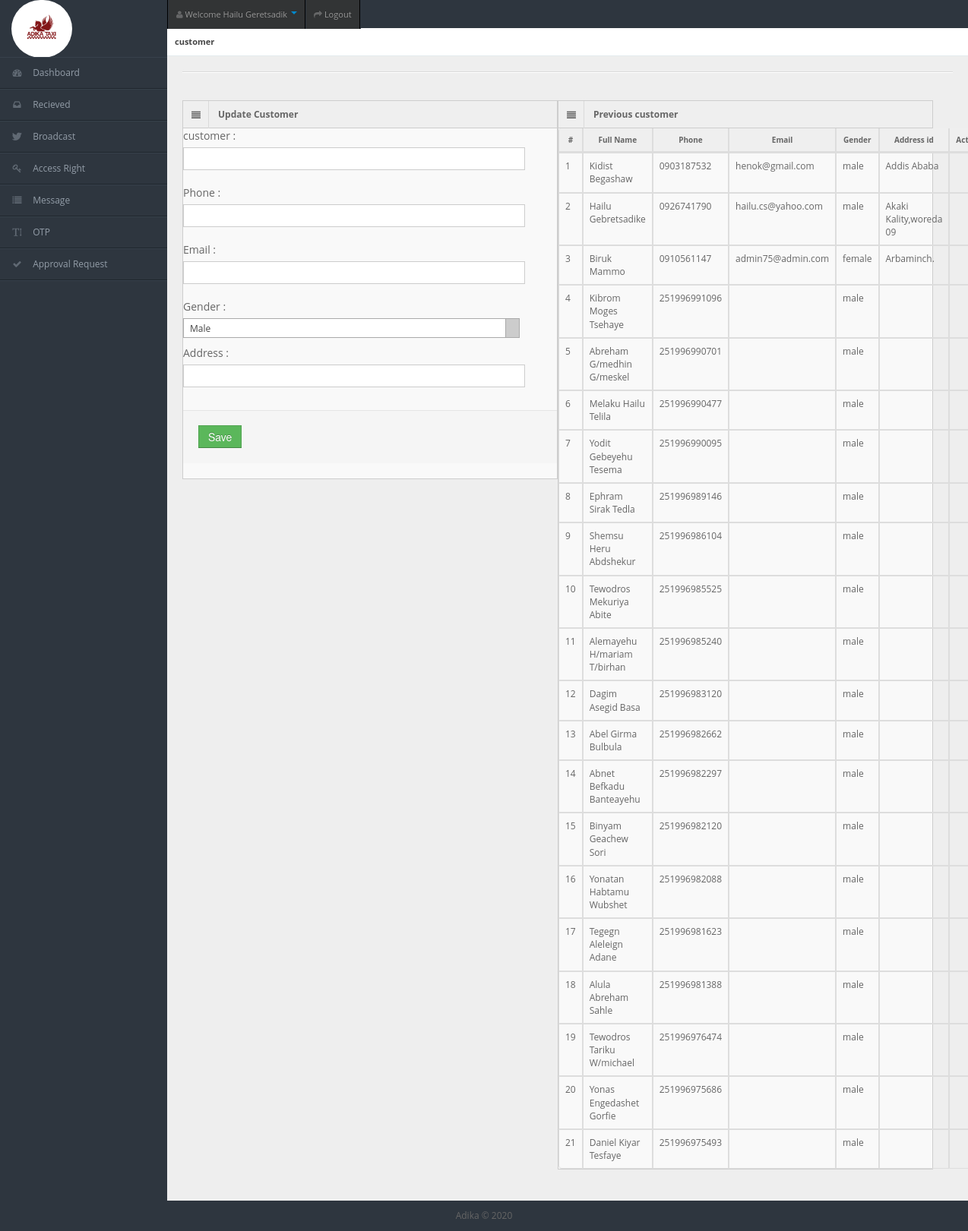
/edit_customer.php (signed in), run on the app's committed database.
### tables this page shows
CREATE TABLE `customer` (
  `id` int(11) NOT NULL,
  `full_name` varchar(255) NOT NULL,
  `phone` varchar(255) NOT NULL,
  `email` varchar(255) NOT NULL,
  `gender` varchar(255) NOT NULL DEFAULT 'male',
  `address` varchar(255) NOT NULL,
  `active` tinyint(1) NOT NULL DEFAULT '1',
  `date` timestamp NOT NULL DEFAULT CURRENT_TIMESTAMP ON UPDATE CURRENT_TIMESTAMP
);

### DBConfigration.php (called while the page is built, shortened)
<?php
class DBConfigration
{
	private $host = 'localhost';
	private $username = 'root';
	private $password = '';
	private $database = 'sms';
	protected $connection;
	public function __construct()
	{
		if (!isset($this->connection)) {
			$this->connection = new mysqli($this->host, $this->username, $this->password, $this->database);
		}
		return $this->connection;
	}
}
?>

### follow.php (called while the page is built, shortened)
<?php
require_once 'DBConfigration.php';
class Follow extends DBConfigration
{
	public function getData($query)
	{
		$result = $this->connection->query($query);
		$rows = array();
		while ($row = $result->fetch_assoc()) {
			$rows[] = $row;
		}
		return $rows;
	}
} ?>

### edit_customer.php (the view, shortened to what this page needs)
<div id="content">
    <div id="content-header">
      <div id="breadcrumb">
      <a href="customer.php" class="current">customer</a> </div>
    </div>
    <div class="container-fluid">
      <hr>
      <?php
                    require_once 'follow.php';
                    $csm = new Follow();
                    $id = isset($_GET['id']) ? $_GET['id'] : 0;
         $res = $csm->getData("SELECT * FROM customer WHERE id=$id");
            $full_name=$res[0]['full_name'];
            $phone=$res[0]['phone'];
            $email=$res[0]['email'];
            $address=$res[0]['address'];
            ?>
 <div class="row-fluid">
<div class="span6">
        <div class="widget-box">
          <div class="widget-title"> <span class="icon"> <i class="icon-align-justify"></i> </span>
            <h5>Update Customer</h5>
          </div>
          <div class="widget-content nopadding">
            <form action="update_customer.php?id=<?php echo $id;?>" method="POST" name="update" class="form"  class="form-horizontal">
              <div class="control-group">
                <label class="control-label">customer :</label>
                <div class="controls">
                <input type="text" class="span11" name="full_name" value="<?php echo $full_name;?>" />
                </div>
              </div>
              <div class="control-group">
                <label class="control-label">Phone :</label>
                <div class="controls">
                <input type="text" class="span11" name="phone" value="<?php echo $phone;?>" />
                </div>
              </div>
              <div class="control-group">
                <label class="control-label">Email :</label>
                <div class="controls">
                <input type="text" class="span11" name="email" value="<?php echo $email;?>" />
                </div>
              </div>
              <div class="control-group">
                <label class="control-label">Gender :</label>
                <div class="controls">
              </div>
              </div>
              <div class="control-group">
                <label class="control-label">Address :</label>
                <div class="controls">
              <input type="text" class="span11" name="address" value="<?php echo $address;?>" />
                </div>
              </div>
              <div class="form-actions">
                <button type="submit" class="btn btn-success" name="save">Save</button>
              </div>
            </form>
          </div>
        </div>
        </div>
        <div class="row-fluid">
        <div class="span6">
          <div class="widget-box">
        <div class="widget-title"> <span class="icon"> <i class="icon-align-justify"></i> </span>
          <h5>Previous customer</h5>
        </div>
        <div class="widget-content nopadding">
        <table class="table table-bordered data-table">
              <thead>
                <tr>
                  <th>#</th>
                  <th>Full Name</th>
                  <th>Phone</th>
                  <th>Email </th>
                  <th>Gender</th>
                  <th>Address id</th>
                  <th>Action</th>
                </tr>
              </thead>
               <tbody>
               <?php
                $counter = 1;
                $result = $csm->getData("SELECT * FROM customer;");
                foreach ($result as $res) {
                    echo " <tr>
                          <td>" . $counter . "</td>
                          <td>" . $res['full_name'] . "</td>
                          <td>" . $res['phone'] . "</td>
                          <td>" . $res['email'] . "</td>
                          <td>" . $res['gender'] . "</td>
                          <td>" . $res['address'] . "</td>
                        <td >
                        <div class=\"pull-right a\"> <a class=\"tip-bottom\" href='edit_customer.php?id=" . $res['id'] . "' title=\"Edit\"><i class=\"icon-pencil btn btn-primary\"></i></a>
                         <a class=\"tip-bottom\"  onClick=\"return confirm('Are you sure to delete this csm?')\" href='delete_customer.php?id=" . $res['id'] . "' title=\"Delete\"><i class=\"icon-remove-sign btn btn-danger\"></i></a> </div>
                         </td>
                        </tr>";
                    $counter++;
                }
                ?> </tbody>
                </table>
         </div>
          </div>
          </div>
          </div>
          </div>
        </div>
      </div>

### css/matrix-style.css (style rules this page uses)
* { outline:none !important; -moz-outline: none !important; }
html, body { height:100% }
body { overflow-x: hidden; margin-top: -10px; font-family: 'Open Sans', sans-serif; font-size:12px; color:#666; }
a { color:#666; }
select, textarea, input[type="text"], input[type="password"], input[type="datetime"], input[type="datetime-local"], input[type="date"], input[type="month"], input[type="time"], input[type="week"], input[type="number"], input[type="email"], input[type="url"], input[type="search"], input[type="tel"], input[type="color"], .uneditable-input, .label, .dropdown-menu, .btn, .well, .progress, .table-bordered, .btn-group > .btn:first-child, .btn-group > .btn:last-child, .btn-group > .btn:last-child, .btn-group > .dropdown-toggle, .alert { border-radius:0px; }
.btn, textarea, input[type="text"], input[type="password"], input[type="datetime"], input[type="datetime-local"], input[type="date"], input[type="month"], input[type="time"], input[type="week"], input[type="number"], input[type="email"], input[type="url"], input[type="search"], input[type="tel"], input[type="color"], .uneditable-input { box-shadow:none; }
.progress, .progress-success .bar, .progress .bar-success, .progress-warning .bar, .progress .bar-warning, .progress-danger .bar, .progress .bar-danger, .progress-info .bar, .progress .bar-info, .btn, .btn-primary { background-image:none; }
#footer { padding:10px; text-align:center; }
hr { border-top-color:#dadada; }
#user-nav { position: absolute; left: 220px; top:0px; z-index: 20; margin: 0; }
#user-nav > ul { margin: 0; padding: 0; list-style: none; border-right: 1px solid #2e363f;border-left: 1px solid #000; }
#user-nav > ul > li { float: left; list-style-type: none; margin: 0; position: relative; padding: 0; border-left: 1px solid #2e363f; border-right: 1px solid #000; }
#user-nav > ul > li > a { padding:9px 10px; display: block; font-size: 11px; }
#user-nav > ul > li > a > i, #sidebar li a i { opacity: .5; margin-top: 2px; }
#sidebar { display: block; float: left; position: relative; width: 220px; z-index: 16; }
#sidebar > ul { list-style: none; margin: 0px 0 0; padding: 0; position: absolute; width: 220px; }
#sidebar > ul > li { display: block; position: relative; }
#sidebar > ul > li > a { padding: 10px 0 10px 15px; display: block; color: #939da8; }
#sidebar > ul > li > a > i { margin-right: 10px; }
#content { background: none repeat scroll 0 0 #eeeeee; margin-left: 220px; margin-right: 0; padding-bottom: 25px; position: relative; min-height:100%; width: auto; }
#content-header { position: abslute; width: 100%; margin-top: -38px; z-index: 20; }
#breadcrumb { background-color: #fff; border-bottom: 1px solid #e3ebed; }
#breadcrumb a { padding: 8px 20px 8px 10px; display: inline-block; background-image: url('../img/breadcrumb.png'); background-position: center right; background-repeat: no-repeat; font-size: 11px; color: #666666; }
#breadcrumb a:last-child { background-image:none; }
#breadcrumb a.current { font-weight: bold; color: #444444; }
.stat-boxes .peity_bar_good, .stat-boxes .peity_line_good, { color: #459D1C; }
.widget-box { background: none repeat scroll 0 0 #F9F9F9; border-left: 1px solid #CDCDCD; border-top: 1px solid #CDCDCD; border-right: 1px solid #CDCDCD; clear: both; margin-top: 16px; margin-bottom: 16px; position: relative; }
.widget-title, .modal-header, .table th, div.dataTables_wrapper .ui-widget-header { background:#efefef; border-bottom: 1px solid #CDCDCD; height: 36px; }
.widget-title span.icon { padding: 9px 10px 7px 11px; float: left; border-right:1px solid #dadada; }
.widget-title h5 { color: #666; float: left; font-size: 12px; font-weight: bold; padding: 12px; line-height: 12px; margin: 0; }
.widget-content { padding:15px; border-bottom: 1px solid #cdcdcd; }
.table th { height: auto; font-size: 10px; padding: 5px 10px 2px; border-bottom: 0; text-align: center; color: #666666; }
.nopadding { padding: 0 !important; }
.nopadding .table { margin-bottom: 0; }
.nopadding .table-bordered { border: 0; }
form { margin-bottom: 0; }

### css/matrix-media.css (style rules this page uses)
body { background:#2E363F; }
#sidebar > ul { border-bottom: 1px solid #37414b }
#sidebar > ul > li { border-top: 1px solid #37414b; border-bottom: 1px solid #1f262d; }

### data on the page
customer: full_name "Kidist Begashaw", phone "0903187532", email "henok@gmail.com", gender "male", address "Addis Ababa"
customer: full_name "Hailu Gebretsadike", phone "0926741790", email "hailu.cs@yahoo.com", gender "male", address "Akaki Kality,woreda 09"
customer: full_name "Biruk Mammo", phone "0910561147", email "admin75@admin.com", gender "female", address "Arbaminch."
customer: full_name "Kibrom Moges Tsehaye", phone "251996991096", gender "male"
customer: full_name "Abreham G/medhin G/meskel", phone "251996990701", gender "male"
customer: full_name "Melaku Hailu Telila", phone "251996990477", gender "male"
customer: full_name "Yodit Gebeyehu Tesema", phone "251996990095", gender "male"
customer: full_name "Ephram Sirak Tedla", phone "251996989146", gender "male"
customer: full_name "Shemsu Heru Abdshekur", phone "251996986104", gender "male"
customer: full_name "Tewodros Mekuriya Abite", phone "251996985525", gender "male"
customer: full_name "Alemayehu H/mariam T/birhan", phone "251996985240", gender "male"
customer: full_name "Dagim Asegid Basa", phone "251996983120", gender "male"
customer: full_name "Abel Girma Bulbula", phone "251996982662", gender "male"
customer: full_name "Abnet Befkadu Banteayehu", phone "251996982297", gender "male"
customer: full_name "Binyam Geachew Sori", phone "251996982120", gender "male"
customer: full_name "Yonatan Habtamu Wubshet", phone "251996982088", gender "male"
customer: full_name "Tegegn Aleleign Adane", phone "251996981623", gender "male"
customer: full_name "Alula Abreham Sahle", phone "251996981388", gender "male"
customer: full_name "Tewodros Tariku W/michael", phone "251996976474", gender "male"
customer: full_name "Yonas Engedashet Gorfie", phone "251996975686", gender "male"
customer: full_name "Daniel Kiyar Tesfaye", phone "251996975493", gender "male"
